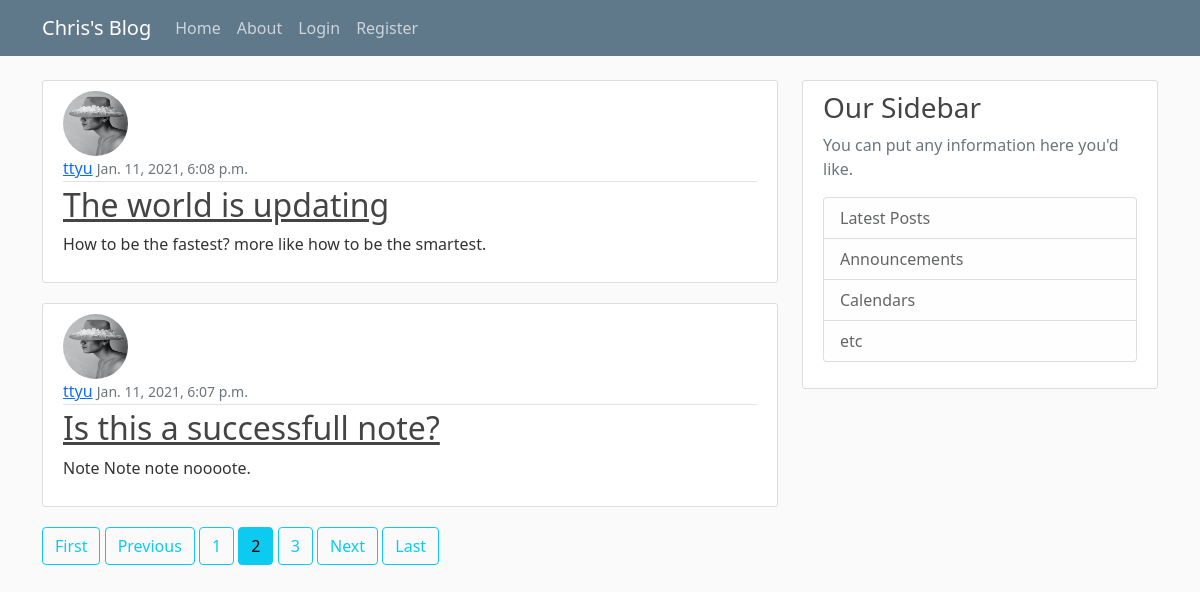
Screenshot of /?page=2 with the database file from the repository.
### blog/models.py (models this page shows, shortened)
class Post(models.Model):
    title  = models.CharField(max_length=100)
    content = models.TextField()
    date_posted = models.DateTimeField(default=timezone.now)
    author = models.ForeignKey(User, on_delete=models.CASCADE)

### users/models.py (models this page shows, shortened)
class Profile(models.Model):
    user = models.OneToOneField(User, on_delete=models.CASCADE)
    image = models.ImageField(default='--default.jpg', upload_to='profile_pics')

### blog/views.py (the view)
# urls.py: path('', PostListView.as_view(), name='blog-home'),
class PostListView(ListView):
    model = Post
    template_name = 'blog/home.html' #---<app>/<model>_<viewtype>.html
    context_object_name = 'posts'
    ordering = ['-date_posted']
    paginate_by = 2

### blog/templates/blog/Home.html
{% extends "blog/base.html" %}
{% block content %}
       {%for post  in posts%}
       <article class="media content-section">
         <img class="rounded-circle article-img" src="{{ post.author.profile.image.url }}">
        <div class="media-body">
          <div class="article-metadata">
            <a class="mr-2" href="#">{{ post.author }}</a>
            <small class="text-muted">{{ post.date_posted }}</small>
          </div>
          <h2><a class="article-title" href="{% url 'post-detail' post.id %}">{{ post.title }}</a></h2>
          <p class="article-content">{{ post.content }}</p>
        </div>
      </article>
       {%endfor%}
       {% if is_paginated %}
          {% if page_obj.has_previous %}
          <a class ='btn btn-outline-info mb-4'href="?page=1">First</a>
          <a class ='btn btn-outline-info mb-4'href="?page={{ page_obj.previous_page_number}}">Previous</a>
          {% endif %}
          {% for num in page_obj.paginator.page_range %}
          {% if page_obj.number == num %}
          <a class="btn btn-info mb-4" href="?page={{ num }}">{{ num }}</a>
          {% elif num > page_obj.number|add:'-3' and num < page_obj.number|add:'3' %}
            <a class="btn btn-outline-info mb-4" href="?page={{ num }}">{{ num }}</a>
          {% endif %}
          {% endfor %}
          {% if page_obj.has_previous %}
          <a class ='btn btn-outline-info mb-4'href="?page={{ page_obj.next_page_number }}">Next</a>
          <a class ='btn btn-outline-info mb-4'href="?page={{ page_obj.paginator.num_pages }}">Last</a>
          {% endif %}
       {% endif %}
  {% endblock content%}

### blog/static/blog/main.css (style rules this page uses)
body { background: #fafafa; color: #333333; margin-top: 5rem; }
h1, h2, h3, h4, h5, h6 { color: #444444; }
.content-section { background: #ffffff; padding: 10px 20px; border: 1px solid #dddddd; border-radius: 3px; margin-bottom: 20px; }
.article-title { color: #444444; }
.article-content { white-space: pre-line; }
.article-img { height: 65px; width: 65px; margin-right: 16px; }
.article-metadata { padding-bottom: 1px; margin-bottom: 4px; border-bottom: 1px solid #e3e3e3 }

### rows the page displays
Post: author.profile.image (picture), author "ttyu", date_posted "Jan. 11, 2021, 6:08 p.m.", title "The world is updating", content "How to be the fastest? more like how to be the smartest."
Post: author.profile.image (picture), author "ttyu", date_posted "Jan. 11, 2021, 6:07 p.m.", title "Is this a successfull note?", content "Note Note note noooote."

### other values shown
{{ num }} "1" "3"
{{ num }} "2"
